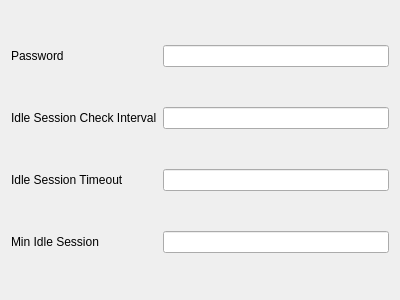
<?xml version="1.0" encoding="UTF-8"?>
<ui version="4.0">
 <class>EditAnyTLS</class>
 <widget class="QWidget" name="EditAnyTLS">
  <property name="geometry">
   <rect>
    <x>0</x>
    <y>0</y>
    <width>400</width>
    <height>300</height>
   </rect>
  </property>
  <property name="windowTitle">
   <string notr="true">EditAnyTLS</string>
  </property>
  <layout class="QGridLayout" name="gridLayout">
   <item row="0" column="0">
    <widget class="QLabel" name="label_5">
     <property name="text">
      <string>Password</string>
     </property>
    </widget>
   </item>
   <item row="1" column="0">
    <widget class="QLabel" name="label">
     <property name="text">
      <string>Idle Session Check Interval</string>
     </property>
    </widget>
   </item>
   <item row="0" column="1">
    <widget class="QLineEdit" name="password"/>
   </item>
   <item row="1" column="1">
    <widget class="QLineEdit" name="idleSessionCheckInterval"/>
   </item>
   <item row="2" column="0">
    <widget class="QLabel" name="label_2">
     <property name="text">
      <string>Idle Session Timeout</string>
     </property>
    </widget>
   </item>
   <item row="3" column="0">
    <widget class="QLabel" name="label_3">
     <property name="text">
      <string>Min Idle Session</string>
     </property>
    </widget>
   </item>
   <item row="2" column="1">
    <widget class="QLineEdit" name="idleSessionTimeout"/>
   </item>
   <item row="3" column="1">
    <widget class="QLineEdit" name="minIdleSession"/>
   </item>
  </layout>
 </widget>
 <tabstops>
  <tabstop>password</tabstop>
 </tabstops>
 <resources/>
 <connections/>
</ui>
